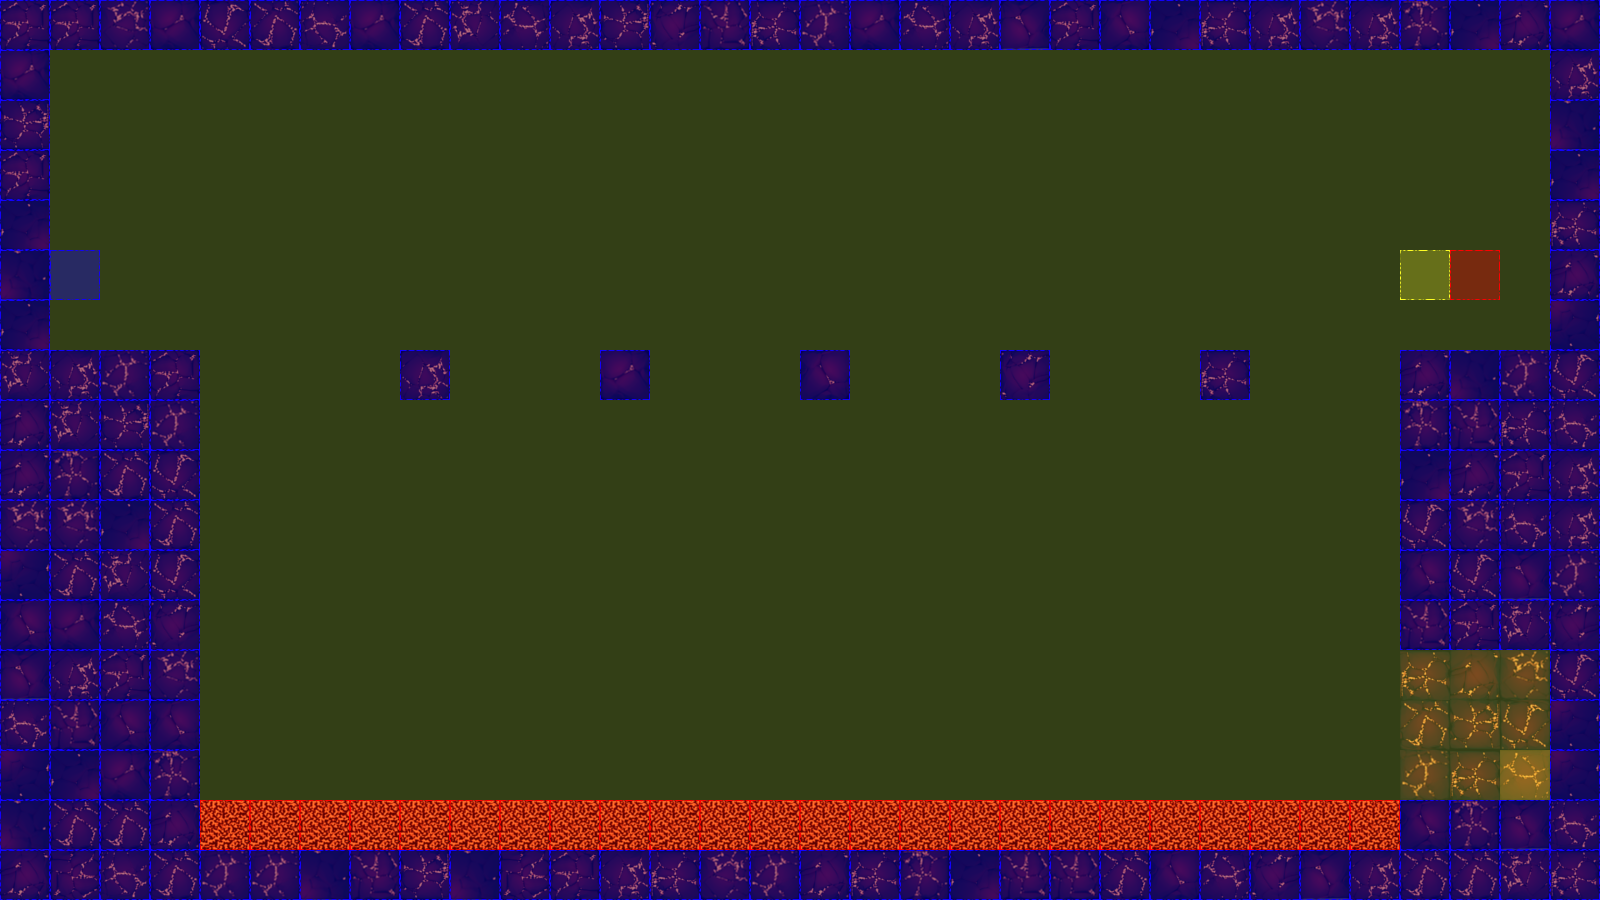

Rendered tile map (Tiled .tmx) drawn with the repository's tilesets; below, a short description and the map source with its tile grids summarised:
An orthogonal 32x18 tile map with 50x50 px tiles, 3 tile layers (terrain, collision, event), 2 tilesets.

<map version="1.0" orientation="orthogonal" renderorder="left-up" width="32" height="18" tilewidth="50" tileheight="50" nextobjectid="3">
 <tileset firstgid="1" name="dungeonTile.png" tilewidth="50" tileheight="50" tilecount="64" columns="8">
  <image source="tiles/dungeonTile.png" width="400" height="400" />
 </tileset>
 <tileset firstgid="65" name="collisionTile" tilewidth="50" tileheight="50" tilecount="12" columns="3">
  <image source="tiles/collisionTile.png" width="150" height="200" />
 </tileset>
 <layer name="terrain" width="32" height="18">
  <data>[576 cells, 185 non-empty, 23 distinct tile ids]</data>
 </layer>
 <layer name="collision" width="32" height="18">
  <data>[576 cells, 576 non-empty, 3 distinct tile ids]</data>
 </layer>
 <layer name="event" width="32" height="18">
  <data>[576 cells, 4 non-empty, 4 distinct tile ids]</data>
 </layer>
</map>
